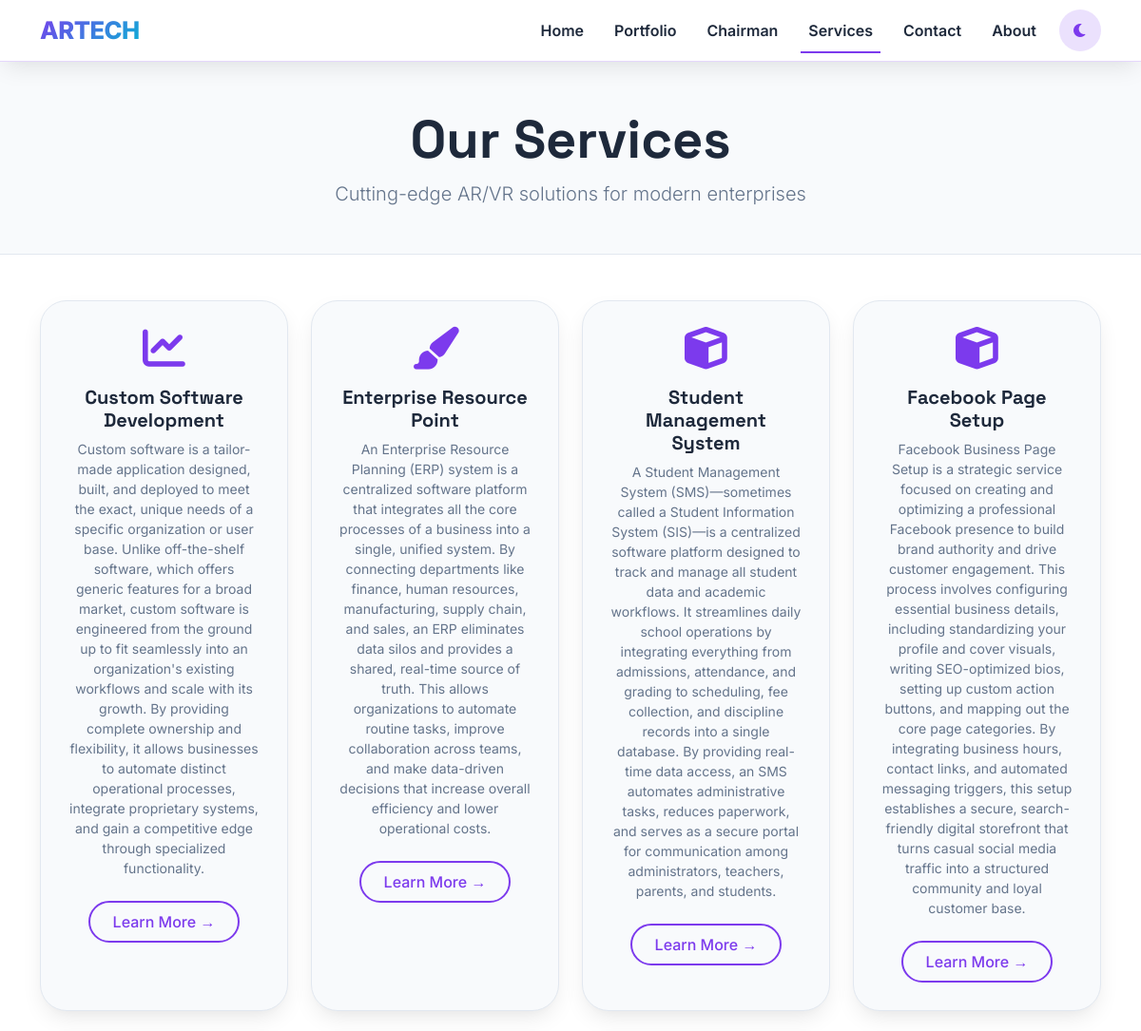
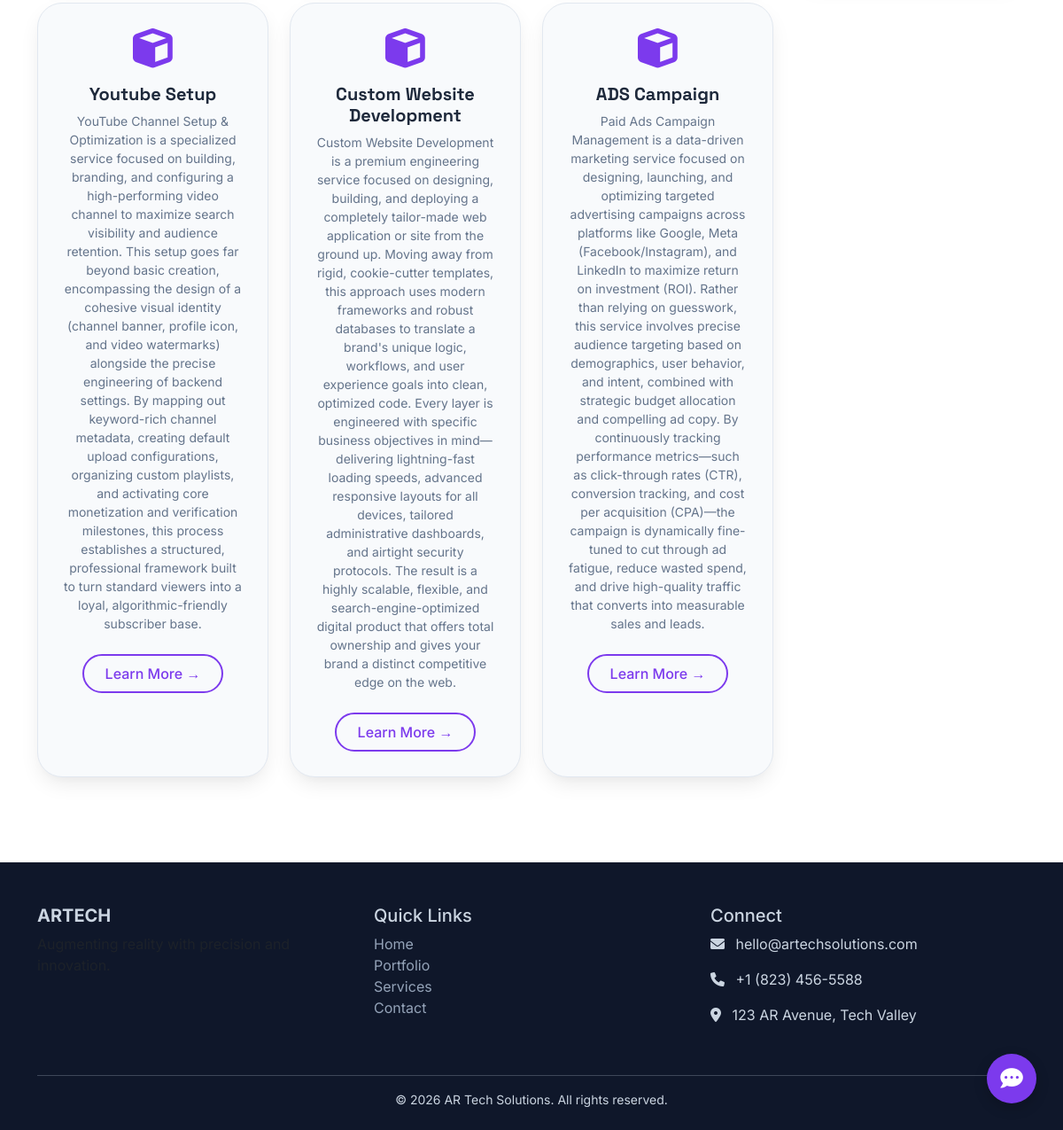
/services.php, run on the app's committed database (2 pictures, top to bottom).
### tables this page shows
CREATE TABLE `services` (
  `id` int(11) NOT NULL,
  `icon_class` varchar(100) NOT NULL,
  `image_url` varchar(500) DEFAULT NULL,
  `title` varchar(255) NOT NULL,
  `description` text NOT NULL,
  `link_url` varchar(255) DEFAULT '#',
  `order_position` int(11) DEFAULT 0,
  `status` tinyint(4) DEFAULT 1
);

### services.php (the view, shortened to what this page needs)
<?php
require_once 'config.php';
$services = $pdo->query("SELECT * FROM services ORDER BY id ASC")->fetchAll();
?>
<!DOCTYPE html>
<html lang="en">
<head>
    <link href="https://cdn.jsdelivr.net/npm/bootstrap@5.3.0-alpha1/dist/css/bootstrap.min.css" rel="stylesheet">
    <link rel="stylesheet" href="https://cdnjs.cloudflare.com/ajax/libs/font-awesome/6.0.0-beta3/css/all.min.css">
</head>
<body>
<nav class="navbar navbar-expand-lg glass-nav" id="mainNavbar">
    <div class="container">
        <a class="navbar-brand" href="index.php">ARTECH</a>
        <div class="collapse navbar-collapse" id="navbarNav">
            <ul class="navbar-nav ms-auto">
                <li class="nav-item"><a class="nav-link" href="index.php">Home</a></li>
                <li class="nav-item"><a class="nav-link" href="portfolio.php">Portfolio</a></li>
                <li class="nav-item"><a class="nav-link" href="chairman-speech.php">Chairman</a></li>
                <li class="nav-item"><a class="nav-link active" href="services.php">Services</a></li>
                <li class="nav-item"><a class="nav-link" href="contact.php">Contact</a></li>
                <li class="nav-item"><a class="nav-link" href="about.php">About</a></li>
            </ul>
            <button id="darkModeToggle" class="dark-toggle ms-2"><i class="fas fa-moon"></i></button>
        </div>
    </div>
</nav>
<main>
    <section class="page-hero">
        <div class="container">
            <h1 class="display-4 fw-bold">Our Services</h1>
            <p class="lead text-muted-custom">Cutting-edge AR/VR solutions for modern enterprises</p>
        </div>
    </section>
    <section class="py-5">
        <div class="container">
            <div class="row g-4">
                <?php if(count($services) > 0): ?>
                    <?php foreach($services as $service): ?>
                    <div class="col-6 col-md-6 col-lg-3 service-col">
                        <div class="service-card">
                            <div class="service-icon mb-3">
                                <i class="<?php echo htmlspecialchars($service['icon_class']); ?> fa-3x"></i>
                            </div>
                            <h4 class="fs-5 fw-bold"><?php echo htmlspecialchars($service['title']); ?></h4>
                            <p class="text-muted-custom small"><?php echo htmlspecialchars($service['description']); ?></p>
                            <?php if(!empty($service['link_url'])): ?>
                            <a href="<?php echo htmlspecialchars($service['link_url']); ?>" class="btn-outline-custom btn-sm mt-2">Learn More →</a>
                            <?php endif; ?>
                        </div>
                    </div>
                    <?php endforeach; ?>
                <?php endif; ?>
            </div>
        </div>
    </section>
</main>
<footer>
    <div class="container">
        <div class="row">
            <div class="col-md-4 mb-4">
                <h5 class="fw-bold">ARTECH</h5>
                <p class="text-muted">Augmenting reality with precision and innovation.</p>
            </div>
            <div class="col-md-4 mb-4">
                <h5>Quick Links</h5>
                <ul class="list-unstyled">
                    <li><a href="index.php">Home</a></li>
                    <li><a href="portfolio.php">Portfolio</a></li>
                    <li><a href="services.php">Services</a></li>
                    <li><a href="contact.php">Contact</a></li>
                </ul>
            </div>
            <div class="col-md-4 mb-4">
                <h5>Connect</h5>
                <p><i class="fas fa-envelope me-2"></i> hello@artechsolutions.com</p>
                <p><i class="fas fa-phone me-2"></i> +1 (823) 456-5588</p>
                <p><i class="fas fa-map-marker-alt me-2"></i> 123 AR Avenue, Tech Valley</p>
            </div>
        </div>
        <hr class="opacity-25">
        <div class="text-center small">&copy; <?php echo date('Y'); ?> AR Tech Solutions. All rights reserved.</div>
    </div>
</footer>
<div class="floating-msg" id="floatingMsg">
    <i class="fas fa-comment-dots"></i>
</div>
</body>
</html>

### services.php (style rules this page uses)
:root { --primary: #7c3aed; --primary-dark: #5b21b6; --primary-light: #a78bfa; --secondary: #06b6d4; --accent: #f43f5e; --bg-light: #ffffff; --bg-dark: #0f0f12; --surface-light: #f8fafc; --surface-dark: #1e1e2a; --text-light: #1e293b; --text-dark: #e2e8f0; --text-muted-light: #64748b; --text-muted-dark: #94a3b8; --border-light: #e2e8f0; --border-dark: #2d3a4e; --shadow: 0 10px 25px -5px rgba(0, 0, 0, 0.1), 0 8px 10px -6px rgba(0, 0, 0, 0.02); }
body { font-family: 'Inter', sans-serif; background: var(--bg-light); color: var(--text-light); transition: background 0.3s ease, color 0.2s ease; overflow-x: hidden; }
* { transition: background-color 0.2s ease, border-color 0.2s ease, color 0.2s ease; }
h1, h2, h3, h4, .brand { font-family: 'Space Grotesk', sans-serif; font-weight: 700; }
.glass-nav { position: relative; top: 0; left: 0; width: 100%; z-index: 1030; background: rgba(255, 255, 255, 0.85); backdrop-filter: blur(12px); border-bottom: 1px solid rgba(124, 58, 237, 0.2); box-shadow: var(--shadow); transition: all 0.3s; padding: 0.5rem 1rem; }
.navbar-brand { font-size: 1.6rem; font-weight: 800; background: linear-gradient(135deg, var(--primary), var(--secondary)); -webkit-background-clip: text; background-clip: text; color: transparent; letter-spacing: -0.5px; }
.nav-link { font-weight: 600; color: var(--text-light) !important; margin: 0 0.5rem; position: relative; }
.nav-link::after { content: ''; position: absolute; bottom: -4px; left: 0; width: 0; height: 2px; background: var(--primary); transition: 0.3s; }
.nav-link:hover::after, .nav-link.active::after { width: 100%; }
.dark-toggle { background: rgba(124, 58, 237, 0.15); border: none; border-radius: 40px; width: 44px; height: 44px; color: var(--primary); transition: 0.2s; margin-left: 0.5rem; }
.page-hero { background: var(--surface-light); padding: 3rem 0 2rem; text-align: center; border-bottom: 1px solid var(--border-light); }
.service-card { background: var(--surface-light); border-radius: 28px; border: 1px solid var(--border-light); transition: all 0.3s; padding: 1.8rem; height: 100%; text-align: center; box-shadow: var(--shadow); }
.service-icon i { font-size: 2.8rem; color: var(--primary); }
footer { background: #0f172a; color: #cbd5e1; padding: 3rem 0 1.5rem; margin-top: 3rem; }
footer a { color: #94a3b8; text-decoration: none; }
.floating-msg { position: fixed; bottom: 30px; right: 30px; background: var(--primary); width: 56px; height: 56px; border-radius: 30px; display: flex; align-items: center; justify-content: center; cursor: pointer; z-index: 99; box-shadow: 0 5px 15px rgba(0,0,0,0.2); transition: 0.2s; color: white; font-size: 1.6rem; }
.text-muted-custom { color: var(--text-muted-light); }
.btn-outline-custom { border: 2px solid var(--primary); background: transparent; border-radius: 40px; padding: 8px 24px; color: var(--primary); font-weight: 500; text-decoration: none; display: inline-block; transition: 0.2s; }

### data on the page
services: title "Custom Software Development", description "Custom software is a tailor-made application designed, built, and deployed to meet the exact, unique needs of a specific organization or user base. Unlike off-the-shelf software, which offers generic features for a broad market, custom software is engineered from the ground up to fit seamlessly into an organization's existing workflows and scale with its growth. By providing complete ownership and flexibility, it allows businesses to automate distinct operational processes, integrate proprietary systems, and gain a competitive edge through specialized functionality."
services: title "Enterprise Resource Point", description "An Enterprise Resource Planning (ERP) system is a centralized software platform that integrates all the core processes of a business into a single, unified system. By connecting departments like finance, human resources, manufacturing, supply chain, and sales, an ERP eliminates data silos and provides a shared, real-time source of truth. This allows organizations to automate routine tasks, improve collaboration across teams, and make data-driven decisions that increase overall efficiency and lower operational costs."
services: title "Student Management System", description "A Student Management System (SMS)—sometimes called a Student Information System (SIS)—is a centralized software platform designed to track and manage all student data and academic workflows. It streamlines daily school operations by integrating everything from admissions, attendance, and grading to scheduling, fee collection, and discipline records into a single database. By providing real-time data access, an SMS automates administrative tasks, reduces paperwork, and serves as a secure portal for communication among administrators, teachers, parents, and students."
services: title "Facebook Page Setup", description "Facebook Business Page Setup is a strategic service focused on creating and optimizing a professional Facebook presence to build brand authority and drive customer engagement. This process involves configuring essential business details, including standardizing your profile and cover visuals, writing SEO-optimized bios, setting up custom action buttons, and mapping out the core page categories. By integrating business hours, contact links, and automated messaging triggers, this setup establishes a secure, search-friendly digital storefront that turns casual social media traffic into a structured community and loyal customer base."
services: title "Youtube Setup", description "YouTube Channel Setup & Optimization is a specialized service focused on building, branding, and configuring a high-performing video channel to maximize search visibility and audience retention. This setup goes far beyond basic creation, encompassing the design of a cohesive visual identity (channel banner, profile icon, and video watermarks) alongside the precise engineering of backend settings. By mapping out keyword-rich channel metadata, creating default upload configurations, organizing custom playlists, and activating core monetization and verification milestones, this process establishes a structured, professional framework built to turn standard viewers into a loyal,…"
services: title "Custom Website Development", description "Custom Website Development is a premium engineering service focused on designing, building, and deploying a completely tailor-made web application or site from the ground up. Moving away from rigid, cookie-cutter templates, this approach uses modern frameworks and robust databases to translate a brand's unique logic, workflows, and user experience goals into clean, optimized code. Every layer is engineered with specific business objectives in mind—delivering lightning-fast loading speeds, advanced responsive layouts for all devices, tailored administrative dashboards, and airtight security protocols. The result is a highly scalable, flexible, and search-engine-optimized digital product that…"
services: title "ADS Campaign", description "Paid Ads Campaign Management is a data-driven marketing service focused on designing, launching, and optimizing targeted advertising campaigns across platforms like Google, Meta (Facebook/Instagram), and LinkedIn to maximize return on investment (ROI). Rather than relying on guesswork, this service involves precise audience targeting based on demographics, user behavior, and intent, combined with strategic budget allocation and compelling ad copy. By continuously tracking performance metrics—such as click-through rates (CTR), conversion tracking, and cost per acquisition (CPA)—the campaign is dynamically fine-tuned to cut through ad fatigue, reduce wasted spend, and drive high-quality…"
